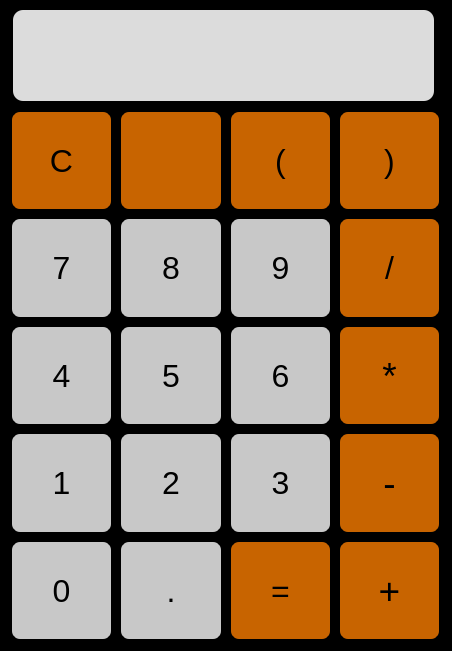
<?xml version="1.0" encoding="UTF-8"?>
<ui version="4.0">
 <class>mainTheme</class>
 <widget class="QWidget" name="mainTheme">
  <property name="geometry">
   <rect>
    <x>0</x>
    <y>0</y>
    <width>452</width>
    <height>651</height>
   </rect>
  </property>
  <property name="windowTitle">
   <string>Calculator</string>
  </property>
  <property name="windowIcon">
   <iconset theme="accessories-calculator"/>
  </property>
  <property name="styleSheet">
   <string notr="true">background-color: rgb( 0, 0, 0);
</string>
  </property>
  <widget class="QTextEdit" name="textEdit">
   <property name="geometry">
    <rect>
     <x>13</x>
     <y>10</y>
     <width>421</width>
     <height>91</height>
    </rect>
   </property>
   <property name="font">
    <font>
     <pointsize>24</pointsize>
    </font>
   </property>
   <property name="mouseTracking">
    <bool>true</bool>
   </property>
   <property name="styleSheet">
    <string notr="true">background-color: rgba(255, 255, 255, 220);
 border-width: 2px;
    border-radius: 10px;
    border-color: biege;
    padding: 3px;</string>
   </property>
   <property name="inputMethodHints">
    <set>Qt::InputMethodHint::ImhLatinOnly|Qt::InputMethodHint::ImhMultiLine|Qt::InputMethodHint::ImhNoEditMenu</set>
   </property>
   <property name="verticalScrollBarPolicy">
    <enum>Qt::ScrollBarPolicy::ScrollBarAlwaysOff</enum>
   </property>
   <property name="html">
    <string>&lt;!DOCTYPE HTML PUBLIC &quot;-//W3C//DTD HTML 4.0//EN&quot; &quot;http://www.w3.org/TR/REC-html40/strict.dtd&quot;&gt;
&lt;html&gt;&lt;head&gt;&lt;meta name=&quot;qrichtext&quot; content=&quot;1&quot; /&gt;&lt;meta charset=&quot;utf-8&quot; /&gt;&lt;style type=&quot;text/css&quot;&gt;
p, li { white-space: pre-wrap; }
hr { height: 1px; border-width: 0; }
li.unchecked::marker { content: &quot;\2610&quot;; }
li.checked::marker { content: &quot;\2612&quot;; }
&lt;/style&gt;&lt;/head&gt;&lt;body style=&quot; font-family:'Segoe UI'; font-size:24pt; font-weight:400; font-style:normal;&quot;&gt;
&lt;p style=&quot;-qt-paragraph-type:empty; margin-top:0px; margin-bottom:0px; margin-left:0px; margin-right:0px; -qt-block-indent:0; text-indent:0px;&quot;&gt;&lt;br /&gt;&lt;/p&gt;&lt;/body&gt;&lt;/html&gt;</string>
   </property>
   <property name="acceptRichText">
    <bool>false</bool>
   </property>
  </widget>
  <widget class="QWidget" name="gridLayoutWidget">
   <property name="geometry">
    <rect>
     <x>10</x>
     <y>110</y>
     <width>431</width>
     <height>531</height>
    </rect>
   </property>
   <layout class="QGridLayout" name="gridLayout">
    <item row="5" column="1">
     <widget class="QPushButton" name="button5">
      <property name="sizePolicy">
       <sizepolicy hsizetype="Minimum" vsizetype="Minimum">
        <horstretch>0</horstretch>
        <verstretch>0</verstretch>
       </sizepolicy>
      </property>
      <property name="font">
       <font>
        <pointsize>24</pointsize>
       </font>
      </property>
      <property name="styleSheet">
       <string notr="true">QPushButton {
    background-color: rgba( 255, 255, 255, 200);
    border-style: outset;
    border-width: 2px;
    border-radius: 10px;
    border-color: biege;
    padding: 6px;
}
QPushButton:pressed {
    background-color: rgba( 215,215, 215, 200);
    border-style: inset;
}</string>
      </property>
      <property name="text">
       <string>5</string>
      </property>
     </widget>
    </item>
    <item row="5" column="3">
     <widget class="QPushButton" name="multiplyButton">
      <property name="sizePolicy">
       <sizepolicy hsizetype="Minimum" vsizetype="Expanding">
        <horstretch>0</horstretch>
        <verstretch>0</verstretch>
       </sizepolicy>
      </property>
      <property name="font">
       <font>
        <pointsize>28</pointsize>
       </font>
      </property>
      <property name="styleSheet">
       <string notr="true">QPushButton {
    background-color: rgba( 255, 128, 0, 200);
    border-style: outset;
    border-width: 2px;
    border-radius: 10px;
    border-color: biege;
    padding: 6px;
}
QPushButton:pressed {
    background-color: rgba( 193, 94, 0, 200);
    border-style: inset;
}</string>
      </property>
      <property name="text">
       <string>*</string>
      </property>
     </widget>
    </item>
    <item row="3" column="0">
     <widget class="QPushButton" name="button7">
      <property name="sizePolicy">
       <sizepolicy hsizetype="Minimum" vsizetype="Minimum">
        <horstretch>0</horstretch>
        <verstretch>0</verstretch>
       </sizepolicy>
      </property>
      <property name="font">
       <font>
        <pointsize>24</pointsize>
       </font>
      </property>
      <property name="styleSheet">
       <string notr="true">QPushButton {
    background-color: rgba( 255, 255, 255, 200);
    border-style: outset;
    border-width: 2px;
    border-radius: 10px;
    border-color: biege;
    padding: 6px;
}
QPushButton:pressed {
    background-color: rgba( 215,215, 215, 200);
    border-style: inset;
}</string>
      </property>
      <property name="text">
       <string>7</string>
      </property>
     </widget>
    </item>
    <item row="6" column="2">
     <widget class="QPushButton" name="button3">
      <property name="sizePolicy">
       <sizepolicy hsizetype="Minimum" vsizetype="Minimum">
        <horstretch>0</horstretch>
        <verstretch>0</verstretch>
       </sizepolicy>
      </property>
      <property name="font">
       <font>
        <pointsize>24</pointsize>
       </font>
      </property>
      <property name="styleSheet">
       <string notr="true">QPushButton {
    background-color: rgba( 255, 255, 255, 200);
    border-style: outset;
    border-width: 2px;
    border-radius: 10px;
    border-color: biege;
    padding: 6px;
}
QPushButton:pressed {
    background-color: rgba( 215,215, 215, 200);
    border-style: inset;
}</string>
      </property>
      <property name="text">
       <string>3</string>
      </property>
     </widget>
    </item>
    <item row="6" column="0">
     <widget class="QPushButton" name="button1">
      <property name="sizePolicy">
       <sizepolicy hsizetype="Minimum" vsizetype="Minimum">
        <horstretch>0</horstretch>
        <verstretch>0</verstretch>
       </sizepolicy>
      </property>
      <property name="font">
       <font>
        <pointsize>24</pointsize>
       </font>
      </property>
      <property name="styleSheet">
       <string notr="true">QPushButton {
    background-color: rgba( 255, 255, 255, 200);
    border-style: outset;
    border-width: 2px;
    border-radius: 10px;
    border-color: biege;
    padding: 6px;
}
QPushButton:pressed {
    background-color: rgba( 215,215, 215, 200);
    border-style: inset;
}</string>
      </property>
      <property name="text">
       <string>1</string>
      </property>
     </widget>
    </item>
    <item row="5" column="0">
     <widget class="QPushButton" name="button4">
      <property name="sizePolicy">
       <sizepolicy hsizetype="Minimum" vsizetype="Minimum">
        <horstretch>0</horstretch>
        <verstretch>0</verstretch>
       </sizepolicy>
      </property>
      <property name="font">
       <font>
        <pointsize>24</pointsize>
       </font>
      </property>
      <property name="styleSheet">
       <string notr="true">QPushButton {
    background-color: rgba( 255, 255, 255, 200);
    border-style: outset;
    border-width: 2px;
    border-radius: 10px;
    border-color: biege;
    padding: 6px;
}
QPushButton:pressed {
    background-color: rgba( 215,215, 215, 200);
    border-style: inset;
}</string>
      </property>
      <property name="text">
       <string>4</string>
      </property>
     </widget>
    </item>
    <item row="6" column="1">
     <widget class="QPushButton" name="button2">
      <property name="sizePolicy">
       <sizepolicy hsizetype="Minimum" vsizetype="Minimum">
        <horstretch>0</horstretch>
        <verstretch>0</verstretch>
       </sizepolicy>
      </property>
      <property name="font">
       <font>
        <pointsize>24</pointsize>
       </font>
      </property>
      <property name="styleSheet">
       <string notr="true">QPushButton {
    background-color: rgba( 255, 255, 255, 200);
    border-style: outset;
    border-width: 2px;
    border-radius: 10px;
    border-color: biege;
    padding: 6px;
}
QPushButton:pressed {
    background-color: rgba( 215,215, 215, 200);
    border-style: inset;
}</string>
      </property>
      <property name="text">
       <string>2</string>
      </property>
     </widget>
    </item>
    <item row="7" column="3">
     <widget class="QPushButton" name="plusButton">
      <property name="sizePolicy">
       <sizepolicy hsizetype="Minimum" vsizetype="Expanding">
        <horstretch>0</horstretch>
        <verstretch>0</verstretch>
       </sizepolicy>
      </property>
      <property name="font">
       <font>
        <pointsize>28</pointsize>
       </font>
      </property>
      <property name="styleSheet">
       <string notr="true">QPushButton {
    background-color: rgba( 255, 128, 0, 200);
    border-style: outset;
    border-width: 2px;
    border-radius: 10px;
    border-color: biege;
    padding: 6px;
}
QPushButton:pressed {
    background-color: rgba( 193, 94, 0, 200);
    border-style: inset;
}</string>
      </property>
      <property name="text">
       <string>+</string>
      </property>
     </widget>
    </item>
    <item row="3" column="1">
     <widget class="QPushButton" name="button8">
      <property name="sizePolicy">
       <sizepolicy hsizetype="Minimum" vsizetype="Minimum">
        <horstretch>0</horstretch>
        <verstretch>0</verstretch>
       </sizepolicy>
      </property>
      <property name="font">
       <font>
        <pointsize>24</pointsize>
       </font>
      </property>
      <property name="styleSheet">
       <string notr="true">QPushButton {
    background-color: rgba( 255, 255, 255, 200);
    border-style: outset;
    border-width: 2px;
    border-radius: 10px;
    border-color: biege;
    padding: 6px;
}
QPushButton:pressed {
    background-color: rgba( 215,215, 215, 200);
    border-style: inset;
}</string>
      </property>
      <property name="text">
       <string>8</string>
      </property>
     </widget>
    </item>
    <item row="3" column="2">
     <widget class="QPushButton" name="button9">
      <property name="sizePolicy">
       <sizepolicy hsizetype="Minimum" vsizetype="Minimum">
        <horstretch>0</horstretch>
        <verstretch>0</verstretch>
       </sizepolicy>
      </property>
      <property name="font">
       <font>
        <pointsize>24</pointsize>
       </font>
      </property>
      <property name="styleSheet">
       <string notr="true">QPushButton {
    background-color: rgba( 255, 255, 255, 200);
    border-style: outset;
    border-width: 2px;
    border-radius: 10px;
    border-color: biege;
    padding: 6px;
}
QPushButton:pressed {
    background-color: rgba( 215,215, 215, 200);
    border-style: inset;
}</string>
      </property>
      <property name="text">
       <string>9</string>
      </property>
     </widget>
    </item>
    <item row="5" column="2">
     <widget class="QPushButton" name="button6">
      <property name="sizePolicy">
       <sizepolicy hsizetype="Minimum" vsizetype="Minimum">
        <horstretch>0</horstretch>
        <verstretch>0</verstretch>
       </sizepolicy>
      </property>
      <property name="font">
       <font>
        <pointsize>24</pointsize>
       </font>
      </property>
      <property name="styleSheet">
       <string notr="true">QPushButton {
    background-color: rgba( 255, 255, 255, 200);
    border-style: outset;
    border-width: 2px;
    border-radius: 10px;
    border-color: biege;
    padding: 6px;
}
QPushButton:pressed {
    background-color: rgba( 215,215, 215, 200);
    border-style: inset;
}</string>
      </property>
      <property name="text">
       <string>6</string>
      </property>
     </widget>
    </item>
    <item row="6" column="3">
     <widget class="QPushButton" name="minusButton">
      <property name="sizePolicy">
       <sizepolicy hsizetype="Minimum" vsizetype="Expanding">
        <horstretch>0</horstretch>
        <verstretch>0</verstretch>
       </sizepolicy>
      </property>
      <property name="font">
       <font>
        <pointsize>28</pointsize>
       </font>
      </property>
      <property name="styleSheet">
       <string notr="true">QPushButton {
    background-color: rgba( 255, 128, 0, 200);
    border-style: outset;
    border-width: 2px;
    border-radius: 10px;
    border-color: biege;
    padding: 6px;
}
QPushButton:pressed {
    background-color: rgba( 193, 94, 0, 200);
    border-style: inset;
}</string>
      </property>
      <property name="text">
       <string>-</string>
      </property>
     </widget>
    </item>
    <item row="3" column="3">
     <widget class="QPushButton" name="divButton">
      <property name="sizePolicy">
       <sizepolicy hsizetype="Minimum" vsizetype="Expanding">
        <horstretch>0</horstretch>
        <verstretch>0</verstretch>
       </sizepolicy>
      </property>
      <property name="font">
       <font>
        <pointsize>24</pointsize>
       </font>
      </property>
      <property name="styleSheet">
       <string notr="true">QPushButton {
    background-color: rgba( 255, 128, 0, 200);
    border-style: outset;
    border-width: 2px;
    border-radius: 10px;
    border-color: biege;
    padding: 6px;
}
QPushButton:pressed {
    background-color: rgba( 193, 94, 0, 200);
    border-style: inset;
}</string>
      </property>
      <property name="text">
       <string>/</string>
      </property>
     </widget>
    </item>
    <item row="1" column="3">
     <widget class="QPushButton" name="rigthBracketButton">
      <property name="sizePolicy">
       <sizepolicy hsizetype="Minimum" vsizetype="Expanding">
        <horstretch>0</horstretch>
        <verstretch>0</verstretch>
       </sizepolicy>
      </property>
      <property name="font">
       <font>
        <pointsize>24</pointsize>
       </font>
      </property>
      <property name="styleSheet">
       <string notr="true">QPushButton {
    background-color: rgba( 255, 128, 0, 200);
    border-style: outset;
    border-width: 2px;
    border-radius: 10px;
    border-color: biege;
    padding: 6px;
}
QPushButton:pressed {
    background-color: rgba( 193, 94, 0, 200);
    border-style: inset;
}</string>
      </property>
      <property name="text">
       <string>)</string>
      </property>
     </widget>
    </item>
    <item row="1" column="2">
     <widget class="QPushButton" name="leftBracketButton">
      <property name="sizePolicy">
       <sizepolicy hsizetype="Minimum" vsizetype="Expanding">
        <horstretch>0</horstretch>
        <verstretch>0</verstretch>
       </sizepolicy>
      </property>
      <property name="font">
       <font>
        <pointsize>24</pointsize>
       </font>
      </property>
      <property name="styleSheet">
       <string notr="true">QPushButton {
    background-color: rgba( 255, 128, 0, 200);
    border-style: outset;
    border-width: 2px;
    border-radius: 10px;
    border-color: biege;
    padding: 6px;
}
QPushButton:pressed {
    background-color: rgba( 193, 94, 0, 200);
    border-style: inset;
}</string>
      </property>
      <property name="text">
       <string>(</string>
      </property>
     </widget>
    </item>
    <item row="1" column="1">
     <widget class="QPushButton" name="deleteLastButton">
      <property name="sizePolicy">
       <sizepolicy hsizetype="Minimum" vsizetype="Expanding">
        <horstretch>0</horstretch>
        <verstretch>0</verstretch>
       </sizepolicy>
      </property>
      <property name="font">
       <font>
        <pointsize>24</pointsize>
       </font>
      </property>
      <property name="styleSheet">
       <string notr="true">QPushButton {
    background-color: rgba( 255, 128, 0, 200);
    border-style: outset;
    border-width: 2px;
    border-radius: 10px;
    border-color: biege;
    padding: 6px;
}
QPushButton:pressed {
    background-color: rgba( 193, 94, 0, 200);
    border-style: inset;
}</string>
      </property>
      <property name="text">
       <string/>
      </property>
      <property name="icon">
       <iconset theme="document-revert"/>
      </property>
      <property name="iconSize">
       <size>
        <width>24</width>
        <height>24</height>
       </size>
      </property>
     </widget>
    </item>
    <item row="1" column="0">
     <widget class="QPushButton" name="clearAllButton">
      <property name="sizePolicy">
       <sizepolicy hsizetype="Minimum" vsizetype="Expanding">
        <horstretch>0</horstretch>
        <verstretch>0</verstretch>
       </sizepolicy>
      </property>
      <property name="font">
       <font>
        <pointsize>24</pointsize>
       </font>
      </property>
      <property name="styleSheet">
       <string notr="true">QPushButton {
    background-color: rgba( 255, 128, 0, 200);
    border-style: outset;
    border-width: 2px;
    border-radius: 10px;
    border-color: biege;
    padding: 6px;
}
QPushButton:pressed {
    background-color: rgba( 193, 94, 0, 200);
    border-style: inset;
}</string>
      </property>
      <property name="text">
       <string>C</string>
      </property>
     </widget>
    </item>
    <item row="7" column="0">
     <widget class="QPushButton" name="button0">
      <property name="sizePolicy">
       <sizepolicy hsizetype="Minimum" vsizetype="Minimum">
        <horstretch>0</horstretch>
        <verstretch>0</verstretch>
       </sizepolicy>
      </property>
      <property name="font">
       <font>
        <pointsize>24</pointsize>
       </font>
      </property>
      <property name="styleSheet">
       <string notr="true">QPushButton {
    background-color: rgba( 255, 255, 255, 200);
    border-style: outset;
    border-width: 2px;
    border-radius: 10px;
    border-color: biege;
    padding: 6px;
}
QPushButton:pressed {
    background-color: rgba( 215,215, 215, 200);
    border-style: inset;
}</string>
      </property>
      <property name="text">
       <string>0</string>
      </property>
     </widget>
    </item>
    <item row="7" column="1">
     <widget class="QPushButton" name="buttonPoint">
      <property name="sizePolicy">
       <sizepolicy hsizetype="Minimum" vsizetype="Expanding">
        <horstretch>0</horstretch>
        <verstretch>0</verstretch>
       </sizepolicy>
      </property>
      <property name="font">
       <font>
        <pointsize>24</pointsize>
       </font>
      </property>
      <property name="styleSheet">
       <string notr="true">QPushButton {
    background-color: rgba( 255, 255, 255, 200);
    border-style: outset;
    border-width: 2px;
    border-radius: 10px;
    border-color: biege;
    padding: 6px;
}
QPushButton:pressed {
    background-color: rgba( 215,215, 215, 200);
    border-style: inset;
}</string>
      </property>
      <property name="text">
       <string>.</string>
      </property>
     </widget>
    </item>
    <item row="7" column="2">
     <widget class="QPushButton" name="equalButton">
      <property name="sizePolicy">
       <sizepolicy hsizetype="Minimum" vsizetype="Expanding">
        <horstretch>0</horstretch>
        <verstretch>0</verstretch>
       </sizepolicy>
      </property>
      <property name="font">
       <font>
        <pointsize>24</pointsize>
       </font>
      </property>
      <property name="styleSheet">
       <string notr="true">QPushButton {
    background-color: rgba( 255, 128, 0, 200);
    border-style: outset;
    border-width: 2px;
    border-radius: 10px;
    border-color: biege;
    padding: 6px;
}
QPushButton:pressed {
    background-color: rgba( 193, 94, 0, 200);
    border-style: inset;
}</string>
      </property>
      <property name="text">
       <string>=</string>
      </property>
     </widget>
    </item>
   </layout>
  </widget>
 </widget>
 <resources/>
 <connections/>
</ui>
